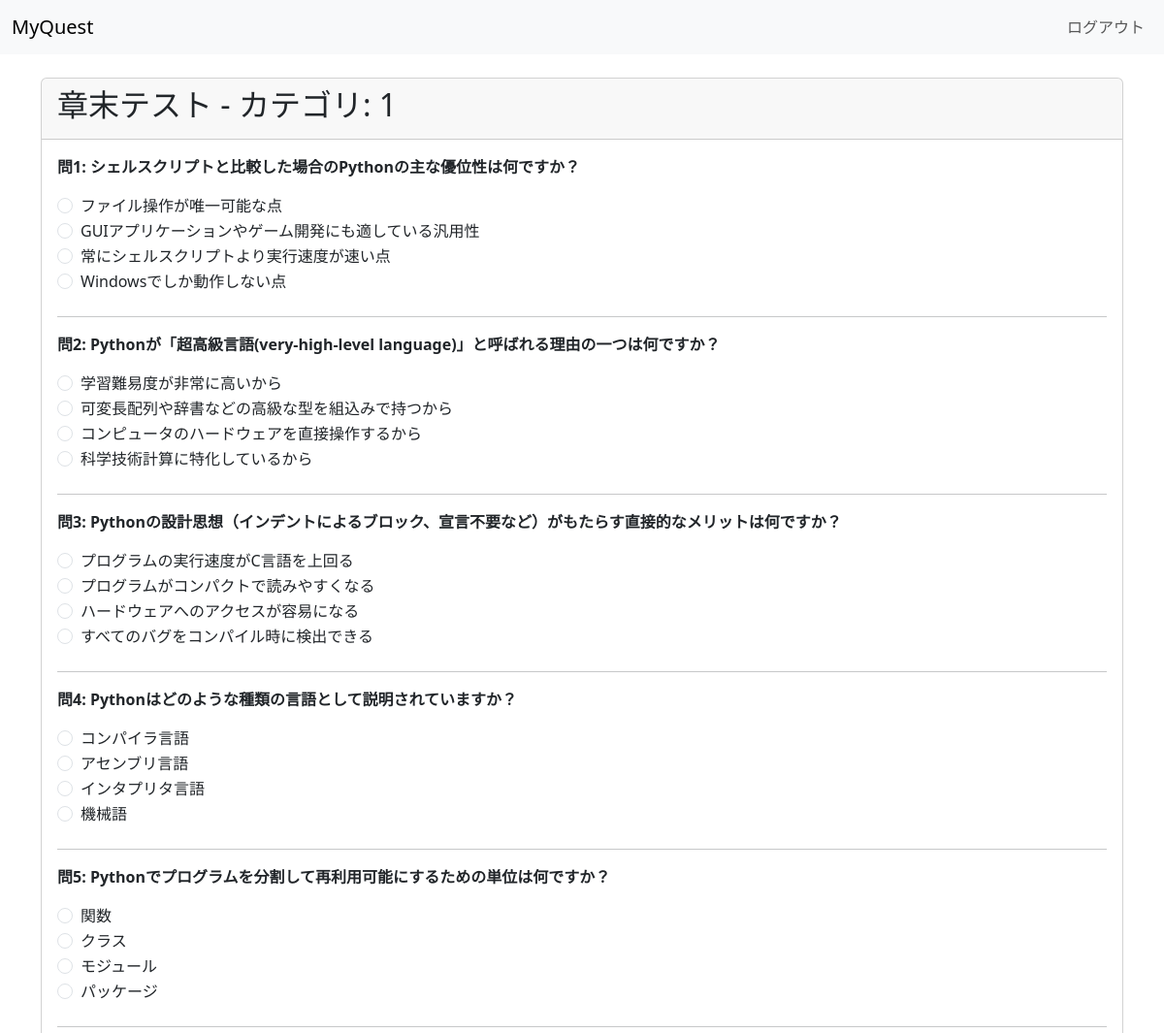
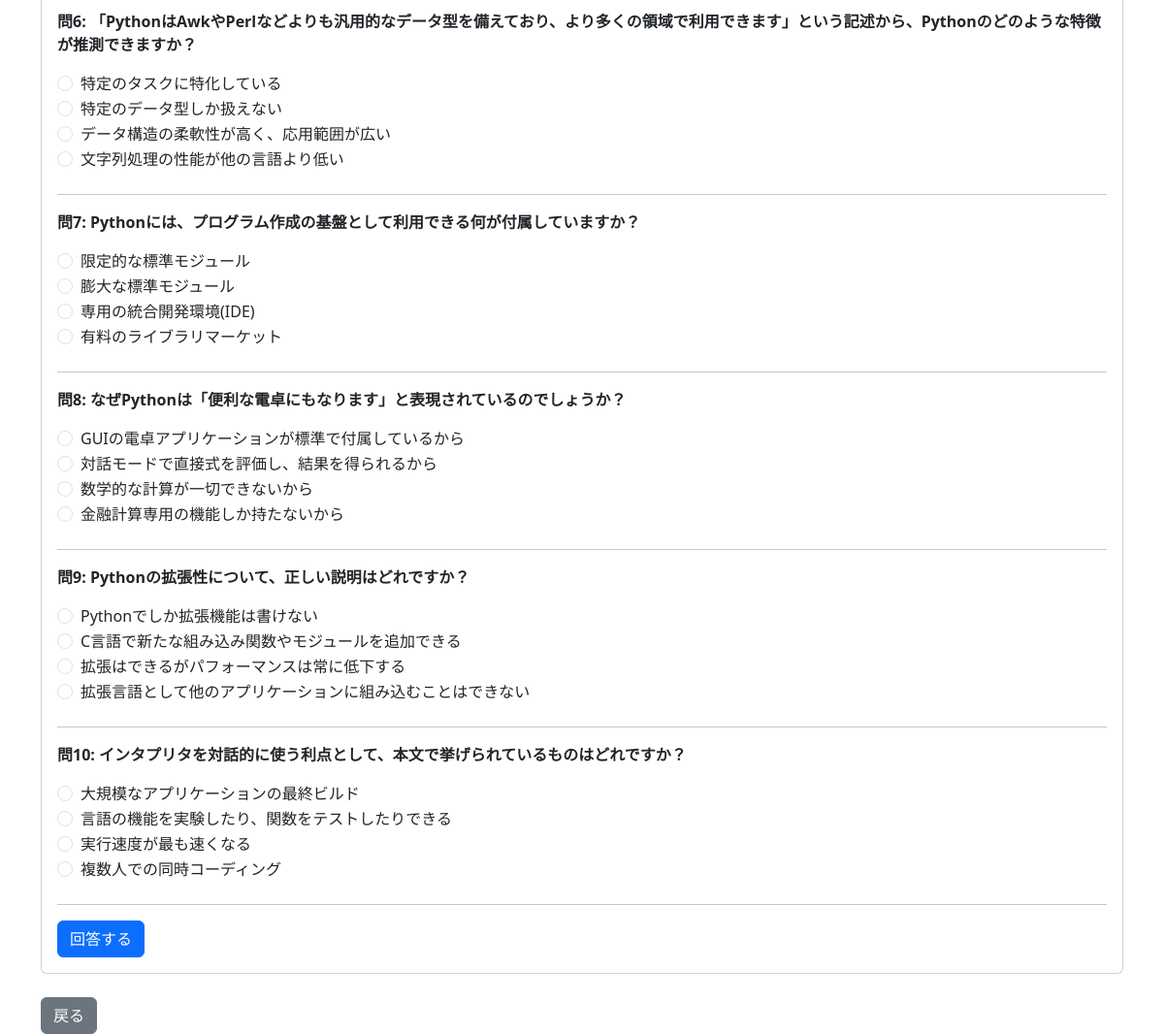
The app's page /section_test/1 (signed in) with its own data (2 pictures, top to bottom).
### model.py (models this page shows)
class Question(db.Model):
    __tablename__ = "questions"
    id = db.Column(db.Integer, primary_key=True)
    question = db.Column(db.String(300), nullable=False)
    choice1 = db.Column(db.String(200))
    choice2 = db.Column(db.String(200))
    choice3 = db.Column(db.String(200))
    choice4 = db.Column(db.String(200))
    correct = db.Column(db.Integer)
    category = db.Column(db.String(50)) # section / practiceなど
    hint = db.Column(db.String(500))
    url = db.Column(db.String(500))
    results = db.relationship('QuizResult', backref='question', lazy=True) # Add relationship

### app.py (the view)
@app.route("/section_test/<category>")
def section_test(category):
    if "user" not in session:
        return redirect("/")
    try:
        num_questions = int(request.args.get("num_questions", 10))
    except (ValueError, TypeError):
        num_questions = 10 # 無効な値の場合はデフォルトの10問
    q_list = Question.query.filter_by(category=category).all()
    if not q_list:
        return f"カテゴリ「{category}」の問題がDBにありません"
    num_to_sample = min(len(q_list), num_questions)
    q_list = random.sample(q_list, num_to_sample)
    return render_template("section_test.html", questions=q_list, category_name=category)

### templates/section_test.html (shortened to what this page needs)
<!DOCTYPE html>
<html>
<head>
    <link href="https://cdn.jsdelivr.net/npm/bootstrap@5.3.0-alpha1/dist/css/bootstrap.min.css" rel="stylesheet">
</head>
<body>
    <nav class="navbar navbar-expand-lg navbar-light bg-light">
        <div class="container-fluid">
            <a class="navbar-brand" href="#">MyQuest</a>
            <div class="collapse navbar-collapse" id="navbarNav">
                <ul class="navbar-nav ms-auto">
                    <li class="nav-item">
                        <a class="nav-link" href="/logout">ログアウト</a>
                    </li>
                </ul>
            </div>
        </div>
    </nav>
    <div class="container mt-4">
        <div class="card">
            <div class="card-header">
                <h2>章末テスト - カテゴリ: {{ category_name }}</h2>
            </div>
            <div class="card-body">
                {% if results %}
                    <h3>テスト結果</h3>
                    <div class="alert alert-info">
                        <h4>正解数: {{ score }} / {{ total }} 問</h4>
                        <h4>正解率: {{ percentage }}%</h4>
                    </div>
                    <p>お疲れ様でした！結果は以下の通りです。</p>
                    <hr>
                    {% for res in results %}
                    <div class="mb-4 p-3 {% if res.is_correct %}result-correct{% else %}result-incorrect{% endif %}">
                        <p class="card-text fw-bold">問{{ loop.index }}: {{ res.question.question }}</p>
                        <p>あなたの回答:
                            <span class="{% if not res.is_correct %}user-answer-incorrect{% endif %}">
                                {{ res.user_choice_text }}
                            </span>
                        </p>
                        {% if not res.is_correct %}
                            <p>正解: <span class="correct-answer-text">{{ res.correct_choice_text }}</span></p>
                        {% endif %}
                        <div class="mt-3">
                            {% if res.question.hint %}
                                <p><b>解説:</b> {{ res.question.hint }}</p>
                            {% endif %}
                            {% if res.question.url %}
                                <p><b>参考URL:</b> <a href="{{ res.question.url }}" target="_blank">{{ res.question.url }}</a></p>
                            {% endif %}
                        </div>
                    </div>
                    {% endfor %}
                {% else %}
                    <form action="{{ url_for('submit_section_test') }}" method="post">
                        {% for q_obj in questions %}
                        <div class="mb-4">
                            <p class="card-text fw-bold">問{{ loop.index }}: {{ q_obj.question }}</p>
                            <div class="form-check">
                                <input type="radio" class="form-check-input" name="answer_{{ q_obj.id }}" value="1" id="q{{ q_obj.id }}-choice1" required>
                                <label class="form-check-label" for="q{{ q_obj.id }}-choice1">{{ q_obj.choice1 }}</label>
                            </div>
                            <div class="form-check">
                                <input type="radio" class="form-check-input" name="answer_{{ q_obj.id }}" value="2" id="q{{ q_obj.id }}-choice2">
                                <label class="form-check-label" for="q{{ q_obj.id }}-choice2">{{ q_obj.choice2 }}</label>
                            </div>
                            <div class="form-check">
                                <input type="radio" class="form-check-input" name="answer_{{ q_obj.id }}" value="3" id="q{{ q_obj.id }}-choice3">
                                <label class="form-check-label" for="q{{ q_obj.id }}-choice3">{{ q_obj.choice3 }}</label>
                            </div>
                            <div class="form-check">
                                <input type="radio" class="form-check-input" name="answer_{{ q_obj.id }}" value="4" id="q{{ q_obj.id }}-choice4">
                                <label class="form-check-label" for="q{{ q_obj.id }}-choice4">{{ q_obj.choice4 }}</label>
                            </div>
                        </div>
                        <hr>
                        {% endfor %}
                        <button type="submit" class="btn btn-primary">回答する</button>
                    </form>
                {% endif %}
            </div>
        </div>
        <div class="mt-4">
            {% if results %}
                <a href="{{ url_for('section_test', category=category_name) }}" class="btn btn-primary">次の問題</a>
                <a href="/home" class="btn btn-secondary">ホームに戻る</a>
            {% else %}
                <a href="/home" class="btn btn-secondary">戻る</a>
            {% endif %}
        </div>
    </div>
</body>
</html>

### records on screen
Question: question "シェルスクリプトと比較した場合のPythonの主な優位性は何ですか？", choice1 "ファイル操作が唯一可能な点", choice2 "GUIアプリケーションやゲーム開発にも適している汎用性", choice3 "常にシェルスクリプトより実行速度が速い点", choice4 "Windowsでしか動作しない点"
Question: question "Pythonが「超高級言語(very-high-level language)」と呼ばれる理由の一つは何ですか？", choice1 "学習難易度が非常に高いから", choice2 "可変長配列や辞書などの高級な型を組込みで持つから", choice3 "コンピュータのハードウェアを直接操作するから", choice4 "科学技術計算に特化しているから"
Question: question "Pythonの設計思想（インデントによるブロック、宣言不要など）がもたらす直接的なメリットは何ですか？", choice1 "プログラムの実行速度がC言語を上回る", choice2 "プログラムがコンパクトで読みやすくなる", choice3 "ハードウェアへのアクセスが容易になる", choice4 "すべてのバグをコンパイル時に検出できる"
Question: question "Pythonはどのような種類の言語として説明されていますか？", choice1 "コンパイラ言語", choice2 "アセンブリ言語", choice3 "インタプリタ言語", choice4 "機械語"
Question: question "Pythonでプログラムを分割して再利用可能にするための単位は何ですか？", choice1 "関数", choice2 "クラス", choice3 "モジュール", choice4 "パッケージ"
Question: question "「PythonはAwkやPerlなどよりも汎用的なデータ型を備えており、より多くの領域で利用できます」という記述から、Pythonのどのような特徴が推測できますか？", choice1 "特定のタスクに特化している", choice2 "特定のデータ型しか扱えない", choice3 "データ構造の柔軟性が高く、応用範囲が広い", choice4 "文字列処理の性能が他の言語より低い"
Question: question "Pythonには、プログラム作成の基盤として利用できる何が付属していますか？", choice1 "限定的な標準モジュール", choice2 "膨大な標準モジュール", choice3 "専用の統合開発環境(IDE)", choice4 "有料のライブラリマーケット"
Question: question "なぜPythonは「便利な電卓にもなります」と表現されているのでしょうか？", choice1 "GUIの電卓アプリケーションが標準で付属しているから", choice2 "対話モードで直接式を評価し、結果を得られるから", choice3 "数学的な計算が一切できないから", choice4 "金融計算専用の機能しか持たないから"
Question: question "Pythonの拡張性について、正しい説明はどれですか？", choice1 "Pythonでしか拡張機能は書けない", choice2 "C言語で新たな組み込み関数やモジュールを追加できる", choice3 "拡張はできるがパフォーマンスは常に低下する", choice4 "拡張言語として他のアプリケーションに組み込むことはできない"
Question: question "インタプリタを対話的に使う利点として、本文で挙げられているものはどれですか？", choice1 "大規模なアプリケーションの最終ビルド", choice2 "言語の機能を実験したり、関数をテストしたりできる", choice3 "実行速度が最も速くなる", choice4 "複数人での同時コーディング"

### other values on screen
{{ category_name }} "1"
